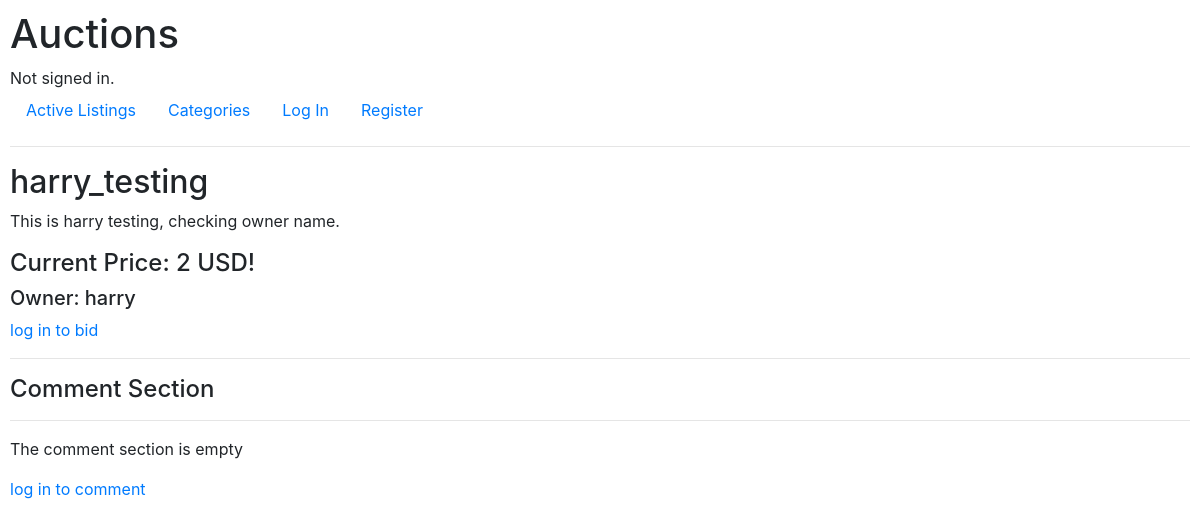
Before: /listing/2 with the older database file.
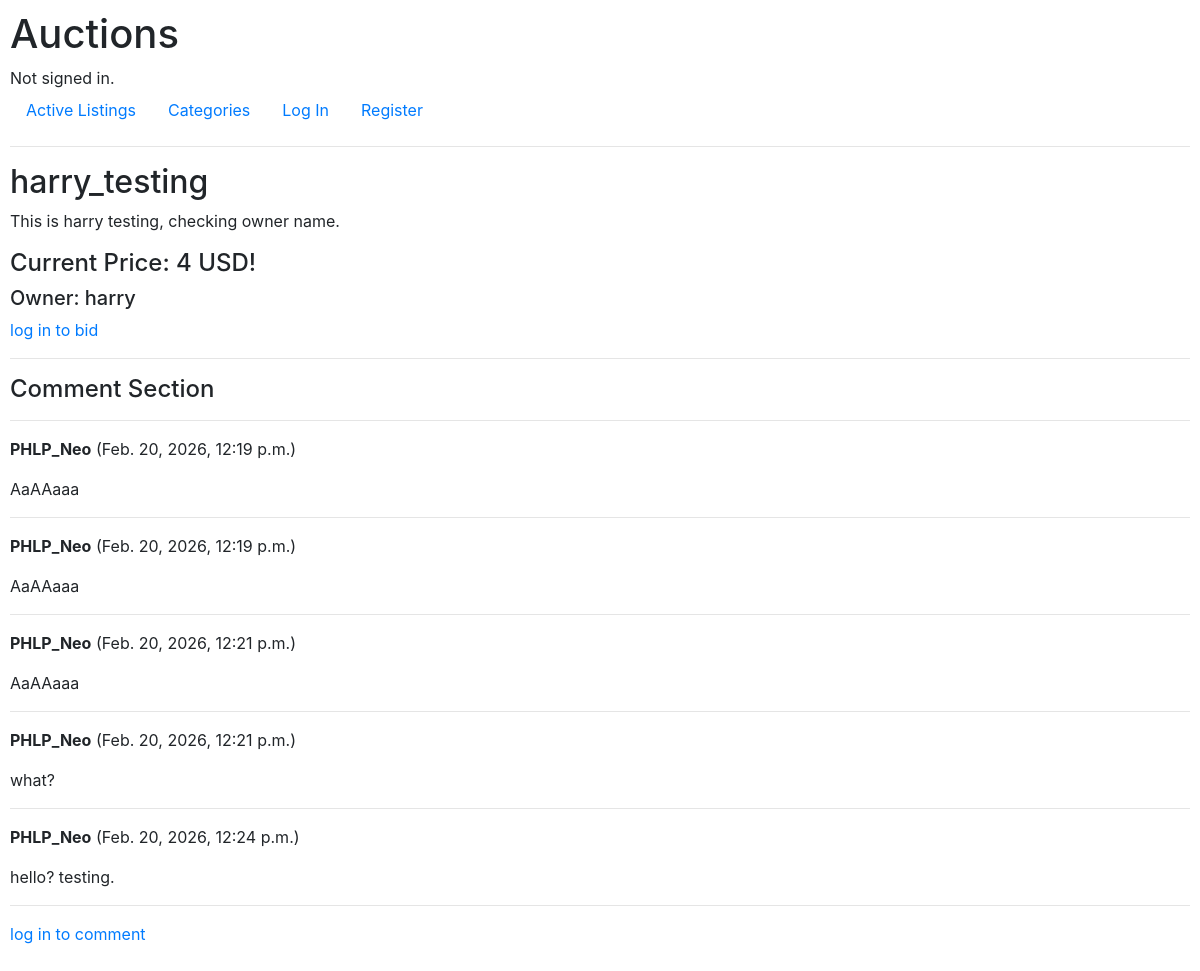
After: the same page with the newer database file.
### auctions/models.py (models this page shows, shortened)
class Auction_Listing(models.Model):
    title = models.CharField(max_length=64)
    description = models.TextField()
    listing_image_link = models.URLField(blank=True, null=True)
    category = models.CharField(blank=True, null=True, max_length=64)
    bid_price= models.IntegerField()
    owner = models.ForeignKey(User, related_name='owner_listings', on_delete=models.CASCADE)
    winner = models.ForeignKey(User, related_name='winner_listings', on_delete=models.CASCADE, blank=True, null=True)

class User(AbstractUser):
    watchlist = models.ManyToManyField('Auction_Listing', related_name="watchedby")
    pass

class Comments(models.Model):
    comment_owner = models.ForeignKey(User, on_delete=models.CASCADE,blank=True, null=True,)
    comment_listing = models.ForeignKey(Auction_Listing, on_delete=models.CASCADE,blank=True, null=True,)
    comment_text = models.TextField(default="")
    comment_time = models.DateTimeField(default=now())
    pass

### auctions/views.py (the view)
# urls.py: path("listing/<str:listing_id>", views.show_listing, name = "show_listing"),
def show_listing(request, listing_id):
    try:
        listing = Auction_Listing.objects.get(id=listing_id)
    except:
        return HttpResponse(f"I dont know how you get here, but this entry ({listing_id}) does not exist")
    try:
        comments = Comments.objects.filter(comment_listing = listing)
    except:
        comments = False
    try:
        watchlist = User.objects.get(watchlist = listing)
    except:
        watchlist = False
    return render(request, "auctions/ind_listing.html", {
        "listing":listing,
        "comments":comments,
        "watchlist":watchlist
    })

### auctions/templates/auctions/ind_listing.html (shortened to what this page needs)
{% extends "auctions/layout.html" %}
{% block body %}
<h2>{{listing.title}}</h2>
<p>{{listing.description}}</p>
<h4>Current Price: {{listing.bid_price}} USD!</h4>
<h5>Owner: {{listing.owner}}</h5>
{% if user.is_authenticated %}
    {% if not watchlist %}
    <form action="{% url 'add_to_fav' %}" method="post">
        {% csrf_token %}<input type="hidden" name="bid_id" value={{listing.id}}>
        <div>
            <input class="btn btn-primary" type="Submit" value="Add to Favorite">
        </div>
    </form>
    {% else %}
    <form action="{% url 'remove_from_fav' %}" method="post">
        {% csrf_token %}<input type="hidden" name="bid_id" value={{listing.id}}>
        <div>
            <input class="btn btn-primary" type="Submit" value="Remove From Favorite">
        </div>
    </form>
    {% endif %}
    {% if listing.winner is None %}
        {% for message in messages %}
            <p>{{message}}</p>
        {% endfor %}
        <form action="{% url 'new_bids' %}" method="post">
        {% csrf_token %}
            <p>Bid price:</p>
            <div class="form-group">
                <input size = "10" autofocus type="number" name="bid_price" placeholder={{listing.bid_price}} required>
            </div>
            <input type="hidden" name="bid_id" value={{listing.id}}>
            <div>
                <input class="btn btn-primary" type="Submit" value="Bid!">
            </div>
        </form>
    {% else %}
        <H3>Bid has ended, winner is {{listing.winner}}</H3>
    {%endif %}
    {% if listing.owner == user %}
        {% if listing.winner is None %}
        <form action="{% url 'close_poll' %}" method="post">
            {% csrf_token %}<input type="hidden" name="bid_id" value={{listing.id}}>
            <div>
                <input class="btn btn-primary" type="Submit" value="Close Poll">
            </div>
        </form>
        {% endif %}
    {% endif %}
{% else %}
    <p><a href="{% url 'login' %}">log in to bid</a></p>
{% endif %}
<hr>
<h4>Comment Section</h4>
<hr>
{% if comments %}
{% for comment in comments %}
<p><b>{{comment.comment_owner}}</b> ({{comment.comment_time}})</p>
<p>{{comment.comment_text}}</p>
<hr>
{% endfor %}
{% else %}
<p>The comment section is empty</p>
{% endif %}
{% if user.is_authenticated %}
<form action="{% url 'new_comment' %}" method="post">
    {% csrf_token %}
    <p>Comment:</p>
    <div class="form-group">
        <textarea id="content" name="content" rows="20" cols="100"
            placeholder="Enter the description (markdown format) here..."></textarea>
    </div>
    <input type="hidden" name="current_price" value={{listing.bid_price}}>
    <input type="hidden" name="bid_id" value={{listing.id}}>
    <div>
        <input class="btn btn-primary" type="submit" value="Submit">
    </div>
</form>
{% else %}
<p><a href="{% url 'login' %}">log in to comment</a></p>
{% endif %}
{% endblock %}

Changed rows visible on the page:
changed Auction_Listing "harry_testing": bid_price "2" → "4"
added Comments: comment_owner "PHLP_Neo", comment_time "Feb. 20, 2026, 12:19 p.m.", comment_text "AaAAaaa"
added Comments: comment_owner "PHLP_Neo", comment_time "Feb. 20, 2026, 12:19 p.m.", comment_text "AaAAaaa"
added Comments: comment_owner "PHLP_Neo", comment_time "Feb. 20, 2026, 12:21 p.m.", comment_text "AaAAaaa"
added Comments: comment_owner "PHLP_Neo", comment_time "Feb. 20, 2026, 12:21 p.m.", comment_text "what?"
added Comments: comment_owner "PHLP_Neo", comment_time "Feb. 20, 2026, 12:24 p.m.", comment_text "hello? testing."
Other visible differences:
text no longer shown: "The comment section is empty"
